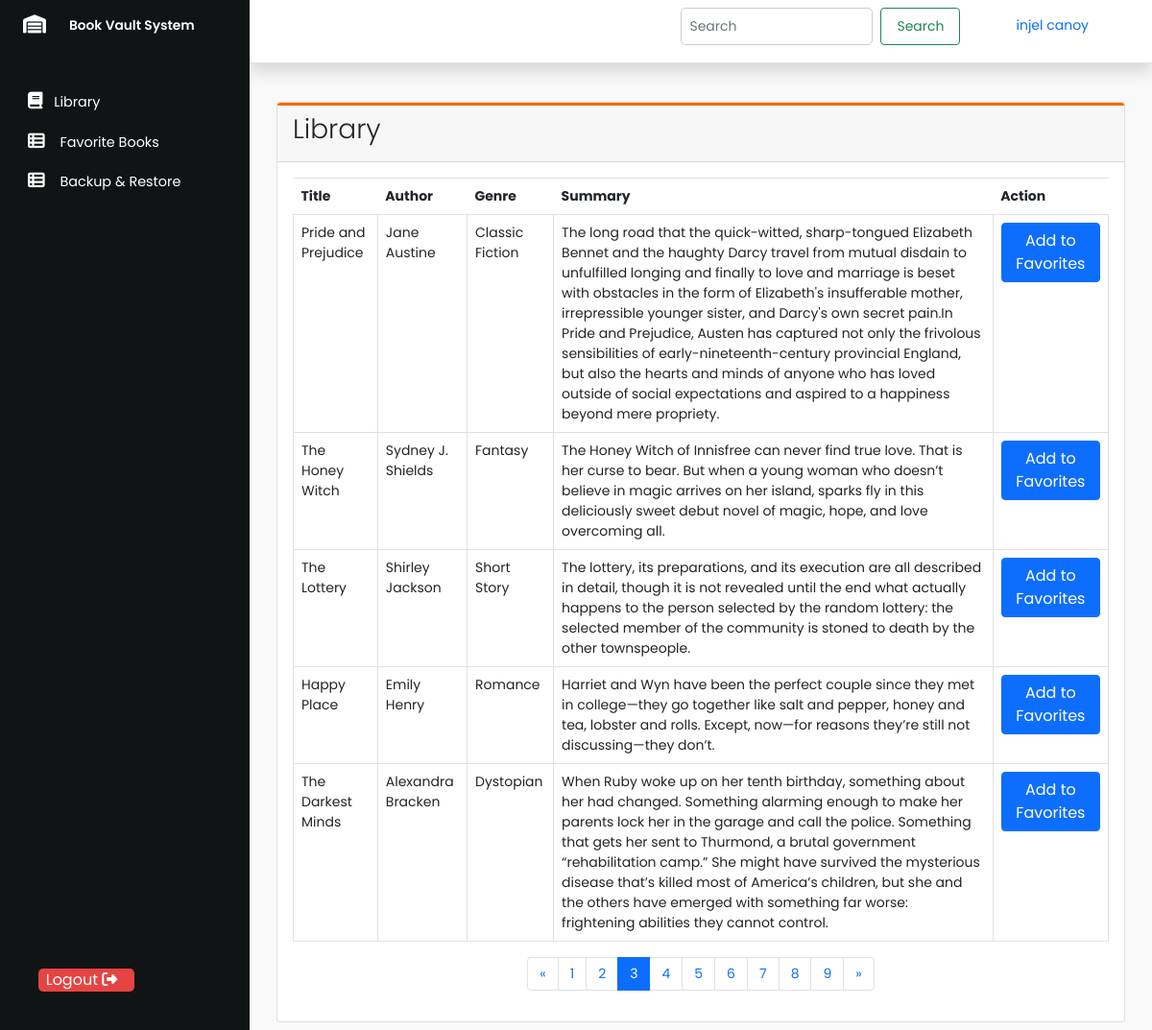
The app's page /main.php?page=3 (signed in) with its own data.
### tables this page shows
CREATE TABLE `book` (
  `id` int(11) NOT NULL,
  `title` varchar(255) NOT NULL,
  `author` varchar(255) NOT NULL,
  `genre` varchar(100) NOT NULL,
  `summary` text NOT NULL
);

### main.php (the view, shortened to what this page needs)
<?php
$servername = "localhost";
$username = "root";
$password = "";
$dbname = "bookvault";
$conn = new mysqli($servername, $username, $password, $dbname);
$books = [];
$sql = "CALL GetBooks()";
if ($result = $conn->query($sql)) {
    while ($row = $result->fetch_assoc()) {
        $books[] = $row;
    }
}
$booksPerPage = 5;
$totalBooks = count($books);
$totalPages = ceil($totalBooks / $booksPerPage);
$page = isset($_GET['page']) ? (int)$_GET['page'] : 1;
$start = ($page - 1) * $booksPerPage;
$currentBooks = array_slice($books, $start, $booksPerPage);
?>
<!DOCTYPE html>
<html lang="en">
<head>
    <link href="https://cdn.jsdelivr.net/npm/bootstrap@5.0.2/dist/css/bootstrap.min.css" rel="stylesheet">
    <link rel="stylesheet" href="https://cdnjs.cloudflare.com/ajax/libs/font-awesome/6.5.1/css/all.min.css"/>
    <link rel="stylesheet" href="css/page_style.css">
</head>
<body>
<div class="wrapper">
    <aside id="sidebar" class="expand">
        <div class="h-100">
            <div class="d-flex" id="system-info">
                <a href="main.php" class="box_icon" type="button">
                    <i class="fa-solid fa-warehouse"></i>
                </a>
                <div class="sidebar-logo">
                    <a href="main.php">Book Vault System</a>
                </div>
            </div>
            <ul class="sidebar-nav">
                <li class="sidebar-item">
                    <a href="main.php" class="sidebar-link">
                        <i class="fa-solid fa-book"></i>
                        <span>Library</span>
                    </a>
                </li>
                <li class="sidebar-item">
                    <a href="favorite.php" class="sidebar-link">
                        <i class="fa-solid fa-table-list pe-1"></i>
                        <span>Favorite Books</span>
                    </a>
                </li>
                <li class="sidebar-item">
                    <a href="backup.php" class="sidebar-link">
                        <i class="fa-solid fa-table-list pe-1"></i>
                        <span>Backup & Restore</span>
                    </a>
                </li>
            </ul>
        </div>
        <button class="logout-button">
            <a href="login.php" class="logout-button link-button">
                <span>Logout</span>
                <i class="fa-solid fa-right-from-bracket"></i>
            </a>
        </button>
    </aside>
    <div class="main">
        <nav class="navbar navbar-expand px-3 p-0 border-bottom shadow border-bottom">
            <div class="navbar-collapse navbar">
                <ul class="navbar-nav ms-auto">
                    <li class="nav-item">
                        <form class="d-flex search-form">
                            <input class="form-control search-input me-2" type="search" placeholder="Search" aria-label="Search">
                            <button class="btn btn-outline-success search-button" type="submit">Search</button>
                        </form>
                    </li>
                    <li class="nav-item">
                        <a id="name" href="profile.php" class="nav-link">
                            <?php echo htmlspecialchars($_SESSION['fullname']); ?>
                        </a>
                    </li>
                </ul>
            </div>
        </nav>
        <main class="content px-3 py-2">
            <div class="container-fluid">
                <div class="row mt-3">
                    <div class="container mt-3">
                        <div class="row">
                            <div class="col-md-12">
                                <div class="card">
                                    <div class="card-header d-flex justify-content-between align-items-center">
                                        <h5 class="card-title fs-3 display-1">Library</h5>
                                    </div>
                                    <div class="card-body">
                                        <div id="mainDiv">
                                            <table class="table table-bordered">
                                                <thead>
                                                    <tr>
                                                        <th>Title</th>
                                                        <th>Author</th>
                                                        <th>Genre</th>
                                                        <th>Summary</th>
                                                        <th>Action</th>
                                                    </tr>
                                                </thead>
                                                <tbody id="booksTableBody">
                                                    <?php foreach ($currentBooks as $book): ?>
                                                     <tr>
                                                            <td><?php echo htmlspecialchars($book['title']); ?></td>
                                                            <td><?php echo htmlspecialchars($book['author']); ?></td>
                                                            <td><?php echo htmlspecialchars($book['genre']); ?></td>
                                                            <td><?php echo htmlspecialchars($book['summary']); ?></td>
                                                            <td>
                                                            <form action="favorite.php" method="post">
                                                                <button type="submit" class="btn btn-primary">Add to Favorites</button>
                                                            </form>
                                                            </td>
                                                        </tr>
                                                    <?php endforeach; ?>
                                                </tbody>
                                            </table>
                                            <nav aria-label="Page navigation example">
                                                <ul class="pagination justify-content-center">
                                                    <?php if ($page > 1): ?>
                                                        <li class="page-item">
                                                            <a class="page-link" href="?page=<?php echo $page - 1; ?>" aria-label="Previous">
                                                                <span aria-hidden="true">&laquo;</span>
                                                            </a>
                                                        </li>
                                                    <?php endif; ?>
                                                    <?php for ($i = 1; $i <= $totalPages; $i++): ?>
                                                        <li class="page-item <?php if ($i == $page) echo 'active'; ?>">
                                                            <a class="page-link" href="?page=<?php echo $i; ?>"><?php echo $i; ?></a>
                                                        </li>
                                                    <?php endfor; ?>
                                                    <?php if ($page < $totalPages): ?>
                                                        <li class="page-item">
                                                            <a class="page-link" href="?page=<?php echo $page + 1; ?>" aria-label="Next">
                                                                <span aria-hidden="true">&raquo;</span>
                                                            </a>
                                                        </li>
                                                    <?php endif; ?>
                                                </ul>
                                            </nav>
                                        </div>
                                    </div>
                                </div>
                            </div>
                        </div>
                    </div>
                </div>
            </div>
        </main>
    </div>
</div>
</body>
</html>

### css/page_style.css (style rules this page uses)
body { font-family: 'Poppins', sans-serif; font-size: 0.875rem; opacity: 1; overflow-y: auto; }
a { cursor: pointer; text-decoration: none; }
li { list-style: none; }
.wrapper { display: flex; }
#sidebar { width: 70px; min-width: 70px; z-index: 1000; transition: all .25s ease-in-out; background-color: #101415; display: flex; flex-direction: column; }
#sidebar.expand { width: 260px; min-width: 260px; }
.box_icon { background-color: transparent; cursor: pointer; border: 0; padding: 1rem 1.5rem; }
.box_icon i { font-size: 1.2rem; color: #FFF; }
.sidebar-logo { margin: auto 0; }
.sidebar-logo a { color: #FFF; font-size: .86rem; font-weight: 600; white-space: nowrap; }
#sidebar.expand .sidebar-logo, #sidebar.expand a.sidebar-link span { animation: fadeIn .25s ease; }
.sidebar-nav { padding: 2rem 0; flex: 1 1 auto; }
a.sidebar-link { padding: .625rem 1.625rem; color: #ffffff; display: block; font-size: 0.9rem; white-space: nowrap; border-left: 3px solid transparent; }
.sidebar-link i { font-size: 1.1rem; margin-right: .50rem; }
.sidebar-item { position: relative; }
.navbar-expand .navbar-nav { margin-left: auto; }
.navbar-expand .navbar-collapse { min-width: 200px; }
.main { display: flex; flex-direction: column; min-height: 100vh; overflow: hidden; transition: all 0.35s ease-in-out; width: 100%; background: #fff; }
.content { flex: 1; max-width: 100vw; background: #f9f9f9; }
@media (min-width:756px) { .content { max-width: auto; width: auto; } }
.card-header { border-top: 3px solid #ff6600; }
.table thead th { border: none; }
.logout-button { position: absolute; bottom: 20px; left: 20px; background-color: #e64343; color: #ffffff; border: none; width: 100px; font-size: 16px; cursor: pointer; border-radius: 5px; }
.logout-button i { margin-right: 10px; }
.search-form { margin-bottom: 10px; }
.search-input { width: 200px; padding: 8px; border: 1px solid #ccc; border-radius: 5px; font-size: 14px; }
.search-button { padding: 8px 16px; margin-right: 50px; font-size: 14px; }
#name { padding-right: 50px; }
.content { flex: 1; max-width: 100vw; background: #f9f9f9; padding: 20px; }

### records on screen
book: title "Pride and Prejudice", author "Jane Austine", genre "Classic Fiction", summary "The long road that the quick-witted, sharp-tongued Elizabeth Bennet and the haughty Darcy travel from mutual disdain to unfulfilled longing and finally to love and marriage is beset with obstacles in the form of Elizabeth's insufferable mother, irrepressible younger sister, and Darcy's own secret pain.In Pride and Prejudice, Austen has captured not only the frivolous sensibilities of early-nineteenth-century provincial England, but also the hearts and minds of anyone who has loved outside of social expectations and aspired to a happiness beyond mere propriety."
book: title "The Honey Witch", author "Sydney J. Shields", genre "Fantasy", summary "The Honey Witch of Innisfree can never find true love. That is her curse to bear. But when a young woman who doesn’t believe in magic arrives on her island, sparks fly in this deliciously sweet debut novel of magic, hope, and love overcoming all."
book: title "The Lottery", author "Shirley Jackson", genre "Short Story", summary "The lottery, its preparations, and its execution are all described in detail, though it is not revealed until the end what actually happens to the person selected by the random lottery: the selected member of the community is stoned to death by the other townspeople."
book: title "Happy Place", author "Emily Henry", genre "Romance", summary "Harriet and Wyn have been the perfect couple since they met in college—they go together like salt and pepper, honey and tea, lobster and rolls. Except, now—for reasons they’re still not discussing—they don’t."
book: title "The Darkest Minds", author "Alexandra Bracken", genre "Dystopian", summary "When Ruby woke up on her tenth birthday, something about her had changed. Something alarming enough to make her parents lock her in the garage and call the police. Something that gets her sent to Thurmond, a brutal government “rehabilitation camp.” She might have survived the mysterious disease that’s killed most of America’s children, but she and the others have emerged with something far worse: frightening abilities they cannot control."

### other values on screen
$_SESSION['fullname'] "injel canoy"
